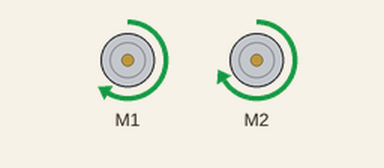
Recording of a sketch running on a simulated Arduino Uno, built with avr-gcc and run on an emulated ATmega328P. Shown: 2 × DC motor (green arrow = forward, orange = backward, longer = faster). At 5.9 s the program stops and its outputs stay as they are.

Above: at 0.1 s.
At 3.3 s:
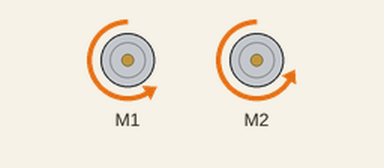
At 6.0 s:
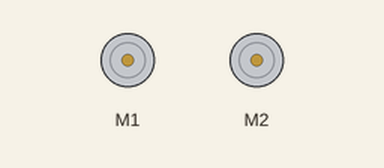
Timing chart, 0 to 7.4 s (numbered marks = the images above):
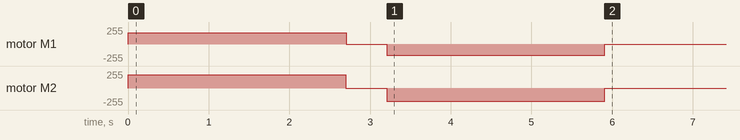

Measured:
- by itself, motor M1: stopped → forward 171/255 at 0.00 s, → stopped 2.7 s later, → backward 171/255 0.50 s later, → stopped 2.7 s later
- by itself, motor M2: stopped → forward 200/255 at 0.00 s, → stopped 2.7 s later, → backward 200/255 0.51 s later, → stopped 2.7 s later

The sketch:

Lab1_1.ino
```cpp
#include <AFMotor.h>

AF_DCMotor motorL(1);
AF_DCMotor motorR(2);

const uint16_t LEFT_SPEED = 171;
const uint16_t RIGHT_SPEED = 200;

void setup() {
  // put your setup code here, to run once:

  // Set the speed of the motor
  motorL.setSpeed(LEFT_SPEED);
  motorR.setSpeed(RIGHT_SPEED);

  // Make sure the motors are off
  motorL.run(RELEASE);
  motorR.run(RELEASE);

}

void loop() {
  // put your main code here, to run repeatedly:

  motorR.run(FORWARD);
  motorL.run(FORWARD);

  delay(2700);

  motorR.run(RELEASE);
  delay(5);
  motorL.run(RELEASE);

  delay(500);

  motorR.run(BACKWARD);
  motorL.run(BACKWARD);

  delay(2700);

  motorR.run(RELEASE);
  delay(5);
  motorL.run(RELEASE);

  while(true);
}
```
